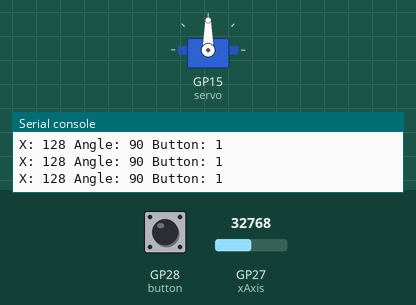
This program was run on a simulated Raspberry Pi Pico running MicroPython. Shown: servo, the last lines printed to the serial console. The test bench sets the inputs (shaded band); at power-on: GP27 (xAxis) = 32768, GP28 (button) HIGH (analog values on the 0–65535 scale). Servo angles are drawn from the pulse width (0.5 ms = 0°, 2.5 ms = 180°).

Above: at 1.2 s.
1.3 s: GP27 (xAxis) set to 45874
At 2.7 s:
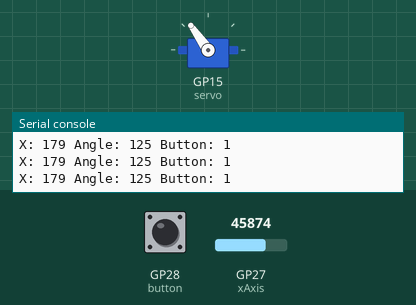
3.0 s: GP27 (xAxis) set to 57670
At 3.9 s:
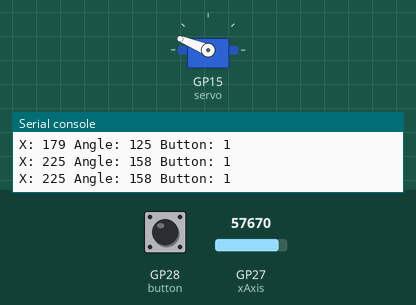
4.5 s: GP27 (xAxis) set to 65535
At 5.1 s:
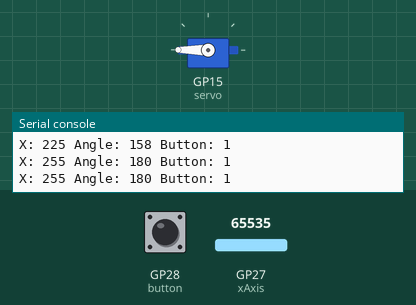
6.0 s: GP27 (xAxis) set to 19660
At 7.2 s:
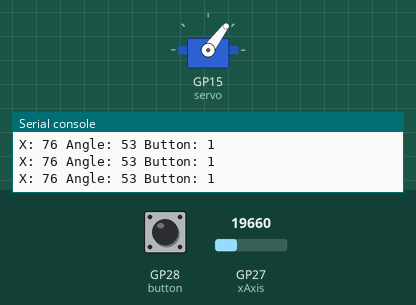
7.5 s: GP27 (xAxis) set to 7864
At 8.7 s:
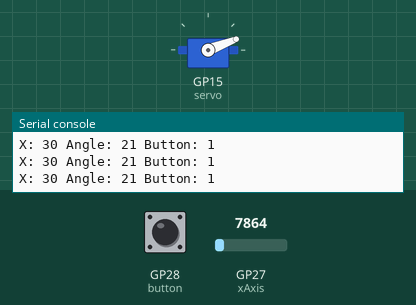
9.0 s: GP27 (xAxis) set to 0
At 9.8 s:
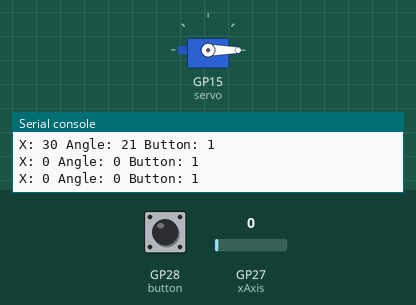
Timing chart, 0 to 11.5 s (numbered marks = the images above; inputs shaded):
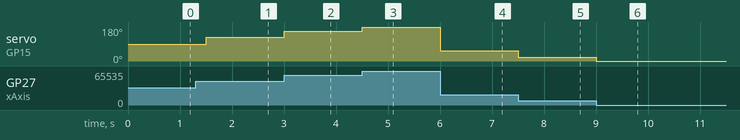

Measured:
- after the input at 1.3 s, servo on GP15 (servo): 90° → 125° after 0.20 s
- after the input at 3.0 s, servo on GP15 (servo): 125° → 158° at once
- after the input at 4.5 s, servo on GP15 (servo): 158° → 180° at once
- after the input at 6.0 s, servo on GP15 (servo): 180° → 53° at once
- after the input at 7.5 s, servo on GP15 (servo): 53° → 21° at once
- after the input at 9.0 s, servo on GP15 (servo): 21° → 0° at once

The program:

Rocker_Print_data12_1.py
```python
from machine import ADC, Pin, PWM
import utime

# Setup Joystick
xAxis = ADC(Pin(27))   # VRx
button = Pin(28, Pin.IN, Pin.PULL_UP)  # SW button

# Setup Servo
servo = PWM(Pin(15))
servo.freq(50)

# Mapping function (0–65535 -> 0–180 degrees)
def my_map(x, in_min, in_max, out_min, out_max):
    return int((x - in_min) * (out_max - out_min) / (in_max - in_min) + out_min)

# Servo control
def servo_control(angle):
    duty = my_map(angle, 0, 180, 500000, 2500000)
    servo.duty_ns(duty)

while True:
    xValue = int(xAxis.read_u16()*256/65536)
    angle = my_map(xAxis.read_u16(), 0, 65535, 0, 180)  # map joystick to 0–180
    servo_control(angle)

    print("X:", xValue, "Angle:", angle, "Button:", button.value())
    utime.sleep(0.5)
```
